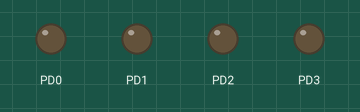
A program run on a simulated ATmega16, built with avr-gcc and emulated at 8 MHz. On the bench: output pins drawn as LEDs (lit = HIGH).

Above: at 0.4 s.
At 2.4 s:
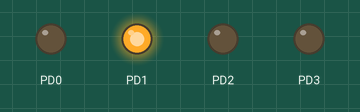
At 3.4 s:
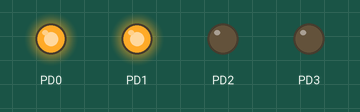
At 5.4 s:
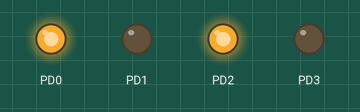
At 8.4 s:
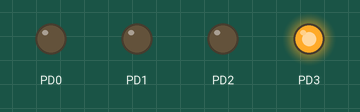
At 11.4 s:
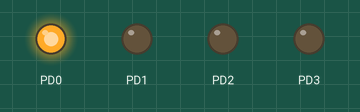
Timing chart, 0 to 13.0 s (numbered marks = the images above):
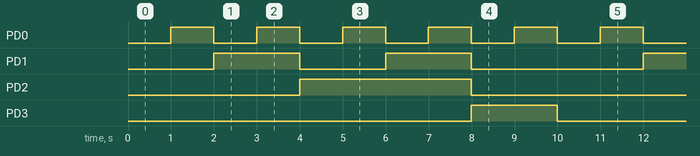

Measured:
- by itself, PD0: alternates HIGH for 1.0 s and LOW for 1.0 s
- by itself, PD1: repeats every 10.0 s: LOW 2.0 s, HIGH 2.0 s, LOW 4.0 s, HIGH 2.0 s
- by itself, PD2: alternates HIGH for 4.0 s and LOW for 6.0 s
- by itself, PD3: alternates HIGH for 2.0 s and LOW for 8.0 s

The program:

main.c
```c
/*
 * (PDF.4)ATMEGA16_CHALLANGE-1.c
 *
 * Created: 21-Aug-20 3:23:25 AM
 * Author : mohab
 */

#include <avr/io.h>
#include <avr/interrupt.h>

#ifndef F_CPU
#define F_CPU 8000000
#endif

#include <util/delay.h>

#define NUM_OF_COUNT 122	//number of count to reach 1 seconds

uint8_t count_overflow=0;

ISR(TIMER0_OVF_vect)
{
	count_overflow++;
	if (count_overflow==NUM_OF_COUNT)
	{
		count_overflow=0;
		if (PORTD==9)
		{
			PORTD=0;
		}
		else
		{
			PORTD++;
		}
	}
}

void initialize_timer(void)
{
	TCCR0=0x00;				//timer as normal mode

	TCCR0|=(1<<CS02);		//set prescaler to 256

	TCNT0=0x00;				//zeroing the timer to start counting from zero

	TIMSK|=(1<<TOIE0);		//enable timer interrupt
}

int main(void)
{
	DDRD=(1<<PD0) | (1<<PD1) | (1<<PD2) | (1<<PD3);
	PORTD=0;

	sei();

	initialize_timer();

    while (1)
    {
    }
}
```
